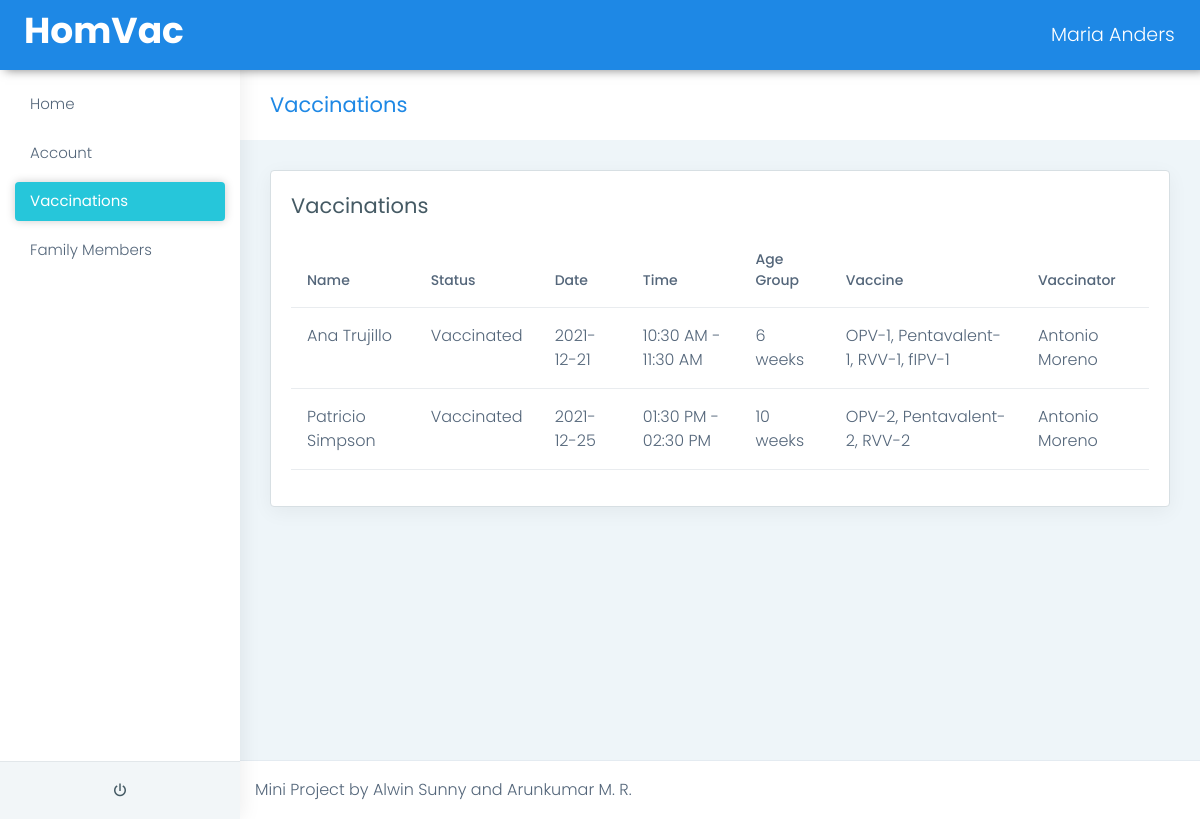
/user/vaccinations.php (signed in), run on the app's committed database.
### tables this page shows
CREATE TABLE `tbl_vaccination` (
  `vaccination_id` int(11) NOT NULL auto_increment,
  `place_id` int(11) NOT NULL,
  `user_id` int(11) NOT NULL,
  `member_id` int(11) NOT NULL,
  `vaccine_id` int(11) NOT NULL,
  `vaccinator_id` int(11) NOT NULL,
  `vaccination_date` date NOT NULL,
  `vaccination_time` varchar(255) NOT NULL,
  `vaccination_status` varchar(15) NOT NULL,
  `vaccinated_date` date NOT NULL,
  `vaccinated_time` time NOT NULL,
  PRIMARY KEY  (`vaccination_id`),
  KEY `user_id` (`user_id`),
  KEY `member_id` (`member_id`),
  KEY `vaccine_id` (`vaccine_id`),
  KEY `vaccinator_id` (`vaccinator_id`),
  KEY `place_id` (`place_id`)
);

CREATE TABLE `tbl_member` (
  `member_id` int(11) NOT NULL auto_increment,
  `user_id` int(11) NOT NULL,
  `member_name` varchar(25) NOT NULL,
  `member_gender` varchar(6) NOT NULL,
  `member_dob` date NOT NULL,
  `member_proof_type` varchar(20) NOT NULL,
  `member_proof_photo` varchar(255) NOT NULL,
  `member_status` varchar(10) NOT NULL,
  PRIMARY KEY  (`member_id`),
  KEY `user_id` (`user_id`)
);

CREATE TABLE `tbl_vaccine` (
  `vaccine_id` int(11) NOT NULL auto_increment,
  `vaccine_age` varchar(15) NOT NULL,
  `vaccine_name` varchar(255) NOT NULL,
  `vaccine_status` varchar(10) NOT NULL,
  PRIMARY KEY  (`vaccine_id`)
);

CREATE TABLE `tbl_vaccinator` (
  `vaccinator_id` int(11) NOT NULL auto_increment,
  `place_id` int(11) NOT NULL,
  `vaccinator_name` varchar(25) NOT NULL,
  `vaccinator_mobile` varchar(100) NOT NULL,
  `vaccinator_password` varchar(255) NOT NULL,
  `vaccinator_status` varchar(15) NOT NULL,
  PRIMARY KEY  (`vaccinator_id`),
  KEY `place_id` (`place_id`)
);

### user/vaccinations.php (the view, shortened to what this page needs)
<?php
include("header.php");
?>
<div class="page-breadcrumb">
    <div class="row align-items-center">
        <div class="col-md-6 col-8 align-self-center">
            <h3 class="page-title mb-0 p-0">Vaccinations</h3>
        </div>
    </div>
</div>
<div class="container-fluid">
    <div class="col-sm-12">
        <div class="card">
            <div class="card-body">
                <h4 class="card-title">Vaccinations</h4>
                <div class="table-responsive">
                    <table class="table user-table">
                        <thead>
                            <tr>
                                <th class="border-top-0">Name</th>
                                <th class="border-top-0">Status</th>
                                <th class="border-top-0">Date</th>
                                <th class="border-top-0">Time</th>
                                <th class="border-top-0">Age Group</th>
                                <th class="border-top-0">Vaccine</th>
                                <th class="border-top-0">Vaccinator</th>
                            </tr>
                        </thead>
                        <tbody>
                            <?php
                            include('../config.php');
                            $user_id = $_SESSION['user_id'];
                            $sql = "SELECT tbl_member.member_name,tbl_vaccination.vaccination_status,tbl_vaccine.vaccine_age,tbl_vaccine.vaccine_name,tbl_vaccination.vaccination_date,tbl_vaccination.vaccination_time,tbl_vaccinator.vaccinator_name FROM tbl_vaccination INNER JOIN tbl_member ON tbl_vaccination.member_id=tbl_member.member_id INNER JOIN tbl_user ON tbl_vaccination.user_id=tbl_user.user_id INNER JOIN tbl_vaccine ON tbl_vaccination.vaccine_id=tbl_vaccine.vaccine_id INNER JOIN tbl_vaccinator ON tbl_vaccination.vaccinator_id=tbl_vaccinator.vaccinator_id WHERE tbl_user.user_id='$user_id'";
                            $result = mysqli_query($conn, $sql);
                            if (mysqli_num_rows($result) > 0) {
                                while ($row = mysqli_fetch_assoc($result)) {
                                    echo "<tr><td>" . $row['member_name'] . "</td>";
                                    echo "<td>" . $row['vaccination_status'] . "</td>";
                                    echo "<td>" . $row['vaccination_date'] . "</td>";
                                    echo "<td>" . $row['vaccination_time'] . "</td>";
                                    echo "<td>" . $row['vaccine_age'] . "</td>";
                                    echo "<td>" . $row['vaccine_name'] . "</td>";
                                    echo "<td>" . $row['vaccinator_name'] . "</td></tr>";
                                }
                            } else {
                                echo "0 results";
                            }
                            ?>
                        </tbody>
                    </table>
                </div>
            </div>
        </div>
    </div>
</div>
<?php
include("footer.php");
?>

### data on the page
tbl_vaccination: member.member_name "Ana Trujillo", vaccination_status "Vaccinated", vaccination_date "2021-12-21", vaccination_time "10:30 AM - 11:30 AM", vaccine.vaccine_age "6 weeks", vaccine.vaccine_name "OPV-1, Pentavalent-1, RVV-1, fIPV-1", vaccinator.vaccinator_name "Antonio Moreno"
tbl_vaccination: member.member_name "Patricio Simpson", vaccination_status "Vaccinated", vaccination_date "2021-12-25", vaccination_time "01:30 PM - 02:30 PM", vaccine.vaccine_age "10 weeks", vaccine.vaccine_name "OPV-2, Pentavalent-2, RVV-2", vaccinator.vaccinator_name "Antonio Moreno"

### other printed values
$_SESSION['user_name'] "Maria Anders"
